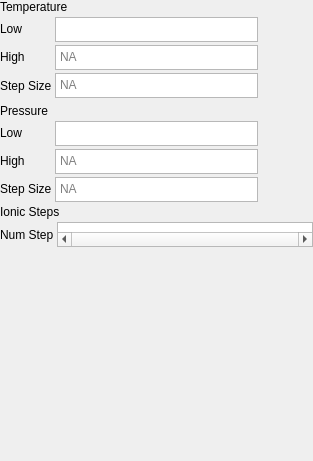
        <widget class="QWidget" name="page_6">
         <attribute name="label">
          <string>Parameters</string>
         </attribute>
         <layout class="QVBoxLayout" name="verticalLayout_7">
          <property name="spacing">
           <number>3</number>
          </property>
          <property name="leftMargin">
           <number>0</number>
          </property>
          <property name="topMargin">
           <number>0</number>
          </property>
          <property name="rightMargin">
           <number>0</number>
          </property>
          <property name="bottomMargin">
           <number>0</number>
          </property>
          <item>
           <widget class="QLabel" name="label_23">
            <property name="sizePolicy">
             <sizepolicy hsizetype="Fixed" vsizetype="Fixed">
              <horstretch>0</horstretch>
              <verstretch>0</verstretch>
             </sizepolicy>
            </property>
            <property name="text">
             <string>Temperature</string>
            </property>
           </widget>
          </item>
          <item>
           <layout class="QFormLayout" name="formLayout_5">
            <property name="fieldGrowthPolicy">
             <enum>QFormLayout::AllNonFixedFieldsGrow</enum>
            </property>
            <property name="bottomMargin">
             <number>3</number>
            </property>
            <item row="0" column="0">
             <widget class="QLabel" name="label_29">
              <property name="text">
               <string>Low</string>
              </property>
             </widget>
            </item>
            <item row="0" column="1">
             <widget class="QPlainTextEdit" name="temp_low">
              <property name="sizePolicy">
               <sizepolicy hsizetype="Fixed" vsizetype="Fixed">
                <horstretch>0</horstretch>
                <verstretch>0</verstretch>
               </sizepolicy>
              </property>
              <property name="minimumSize">
               <size>
                <width>150</width>
                <height>25</height>
               </size>
              </property>
              <property name="maximumSize">
               <size>
                <width>203</width>
                <height>25</height>
               </size>
              </property>
              <property name="verticalScrollBarPolicy">
               <enum>Qt::ScrollBarAlwaysOff</enum>
              </property>
              <property name="horizontalScrollBarPolicy">
               <enum>Qt::ScrollBarAlwaysOff</enum>
              </property>
              <property name="lineWrapMode">
               <enum>QPlainTextEdit::NoWrap</enum>
              </property>
             </widget>
            </item>
            <item row="1" column="0">
             <widget class="QLabel" name="label_30">
              <property name="text">
               <string>High</string>
              </property>
             </widget>
            </item>
            <item row="1" column="1">
             <widget class="QPlainTextEdit" name="temp_high">
              <property name="sizePolicy">
               <sizepolicy hsizetype="Fixed" vsizetype="Fixed">
                <horstretch>0</horstretch>
                <verstretch>0</verstretch>
               </sizepolicy>
              </property>
              <property name="minimumSize">
               <size>
                <width>0</width>
                <height>25</height>
               </size>
              </property>
              <property name="maximumSize">
               <size>
                <width>203</width>
                <height>25</height>
               </size>
              </property>
              <property name="verticalScrollBarPolicy">
               <enum>Qt::ScrollBarAlwaysOff</enum>
              </property>
              <property name="horizontalScrollBarPolicy">
               <enum>Qt::ScrollBarAlwaysOff</enum>
              </property>
              <property name="documentTitle">
               <string/>
              </property>
              <property name="lineWrapMode">
               <enum>QPlainTextEdit::NoWrap</enum>
              </property>
              <property name="overwriteMode">
               <bool>false</bool>
              </property>
              <property name="placeholderText">
               <string>NA</string>
              </property>
             </widget>
            </item>
            <item row="2" column="0">
             <widget class="QLabel" name="label_31">
              <property name="sizePolicy">
               <sizepolicy hsizetype="Preferred" vsizetype="Fixed">
                <horstretch>0</horstretch>
                <verstretch>0</verstretch>
               </sizepolicy>
              </property>
              <property name="minimumSize">
               <size>
                <width>0</width>
                <height>25</height>
               </size>
              </property>
              <property name="maximumSize">
               <size>
                <width>16777215</width>
                <height>25</height>
               </size>
              </property>
              <property name="text">
               <string>Step Size</string>
              </property>
             </widget>
            </item>
            <item row="2" column="1">
             <widget class="QPlainTextEdit" name="temp_step">
              <property name="sizePolicy">
               <sizepolicy hsizetype="Fixed" vsizetype="Fixed">
                <horstretch>0</horstretch>
                <verstretch>0</verstretch>
               </sizepolicy>
              </property>
              <property name="minimumSize">
               <size>
                <width>0</width>
                <height>25</height>
               </size>
              </property>
              <property name="maximumSize">
               <size>
                <width>203</width>
                <height>25</height>
               </size>
              </property>
              <property name="verticalScrollBarPolicy">
               <enum>Qt::ScrollBarAlwaysOff</enum>
              </property>
              <property name="horizontalScrollBarPolicy">
               <enum>Qt::ScrollBarAlwaysOff</enum>
              </property>
              <property name="lineWrapMode">
               <enum>QPlainTextEdit::NoWrap</enum>
              </property>
              <property name="placeholderText">
               <string>NA</string>
              </property>
             </widget>
            </item>
           </layout>
          </item>
          <item>
           <widget class="QLabel" name="label_24">
            <property name="sizePolicy">
             <sizepolicy hsizetype="Fixed" vsizetype="Fixed">
              <horstretch>0</horstretch>
              <verstretch>0</verstretch>
             </sizepolicy>
            </property>
            <property name="text">
             <string>Pressure</string>
            </property>
           </widget>
          </item>
          <item>
           <layout class="QFormLayout" name="formLayout_6">
            <item row="0" column="0">
             <widget class="QLabel" name="label_26">
              <property name="text">
               <string>Low</string>
              </property>
             </widget>
            </item>
            <item row="0" column="1">
             <widget class="QPlainTextEdit" name="press_low">
              <property name="sizePolicy">
               <sizepolicy hsizetype="Fixed" vsizetype="Fixed">
                <horstretch>0</horstretch>
                <verstretch>0</verstretch>
               </sizepolicy>
              </property>
              <property name="minimumSize">
               <size>
                <width>0</width>
                <height>25</height>
               </size>
              </property>
              <property name="maximumSize">
               <size>
                <width>203</width>
                <height>25</height>
               </size>
              </property>
              <property name="verticalScrollBarPolicy">
               <enum>Qt::ScrollBarAlwaysOff</enum>
              </property>
              <property name="horizontalScrollBarPolicy">
               <enum>Qt::ScrollBarAlwaysOff</enum>
              </property>
              <property name="lineWrapMode">
               <enum>QPlainTextEdit::NoWrap</enum>
              </property>
             </widget>
            </item>
            <item row="1" column="0">
             <widget class="QLabel" name="label_27">
              <property name="text">
               <string>High</string>
              </property>
             </widget>
            </item>
            <item row="1" column="1">
             <widget class="QPlainTextEdit" name="press_high">
              <property name="sizePolicy">
               <sizepolicy hsizetype="Fixed" vsizetype="Fixed">
                <horstretch>0</horstretch>
                <verstretch>0</verstretch>
               </sizepolicy>
              </property>
              <property name="minimumSize">
               <size>
                <width>0</width>
                <height>25</height>
               </size>
              </property>
              <property name="maximumSize">
               <size>
                <width>203</width>
                <height>25</height>
               </size>
              </property>
              <property name="verticalScrollBarPolicy">
               <enum>Qt::ScrollBarAlwaysOff</enum>
              </property>
              <property name="horizontalScrollBarPolicy">
               <enum>Qt::ScrollBarAlwaysOff</enum>
              </property>
              <property name="lineWrapMode">
               <enum>QPlainTextEdit::NoWrap</enum>
              </property>
              <property name="placeholderText">
               <string>NA</string>
              </property>
             </widget>
            </item>
            <item row="2" column="0">
             <widget class="QLabel" name="label_28">
              <property name="text">
               <string>Step Size</string>
              </property>
             </widget>
            </item>
            <item row="2" column="1">
             <widget class="QPlainTextEdit" name="press_step">
              <property name="sizePolicy">
               <sizepolicy hsizetype="Fixed" vsizetype="Fixed">
                <horstretch>0</horstretch>
                <verstretch>0</verstretch>
               </sizepolicy>
              </property>
              <property name="minimumSize">
               <size>
                <width>0</width>
                <height>25</height>
               </size>
              </property>
              <property name="maximumSize">
               <size>
                <width>203</width>
                <height>25</height>
               </size>
              </property>
              <property name="verticalScrollBarPolicy">
               <enum>Qt::ScrollBarAlwaysOff</enum>
              </property>
              <property name="horizontalScrollBarPolicy">
               <enum>Qt::ScrollBarAlwaysOff</enum>
              </property>
              <property name="lineWrapMode">
               <enum>QPlainTextEdit::NoWrap</enum>
              </property>
              <property name="overwriteMode">
               <bool>false</bool>
              </property>
              <property name="placeholderText">
               <string>NA</string>
              </property>
             </widget>
            </item>
           </layout>
          </item>
          <item>
           <widget class="QLabel" name="label_32">
            <property name="text">
             <string>Ionic Steps</string>
            </property>
           </widget>
          </item>
          <item>
           <layout class="QHBoxLayout" name="horizontalLayout_3">
            <item>
             <widget class="QLabel" name="label_25">
              <property name="text">
               <string>Num Step</string>
              </property>
             </widget>
            </item>
            <item>
             <widget class="QPlainTextEdit" name="ionic_steps">
              <property name="sizePolicy">
               <sizepolicy hsizetype="Expanding" vsizetype="Fixed">
                <horstretch>0</horstretch>
                <verstretch>0</verstretch>
               </sizepolicy>
              </property>
              <property name="minimumSize">
               <size>
                <width>0</width>
                <height>25</height>
               </size>
              </property>
              <property name="maximumSize">
               <size>
                <width>16777215</width>
                <height>25</height>
               </size>
              </property>
              <property name="verticalScrollBarPolicy">
               <enum>Qt::ScrollBarAlwaysOff</enum>
              </property>
              <property name="horizontalScrollBarPolicy">
               <enum>Qt::ScrollBarAlwaysOn</enum>
              </property>
              <property name="lineWrapMode">
               <enum>QPlainTextEdit::NoWrap</enum>
              </property>
             </widget>
            </item>
           </layout>
          </item>
          <item>
           <spacer name="verticalSpacer_4">
            <property name="orientation">
             <enum>Qt::Vertical</enum>
            </property>
            <property name="sizeHint" stdset="0">
             <size>
              <width>20</width>
              <height>214</height>
             </size>
            </property>
           </spacer>
          </item>
         </layout>
        </widget>
